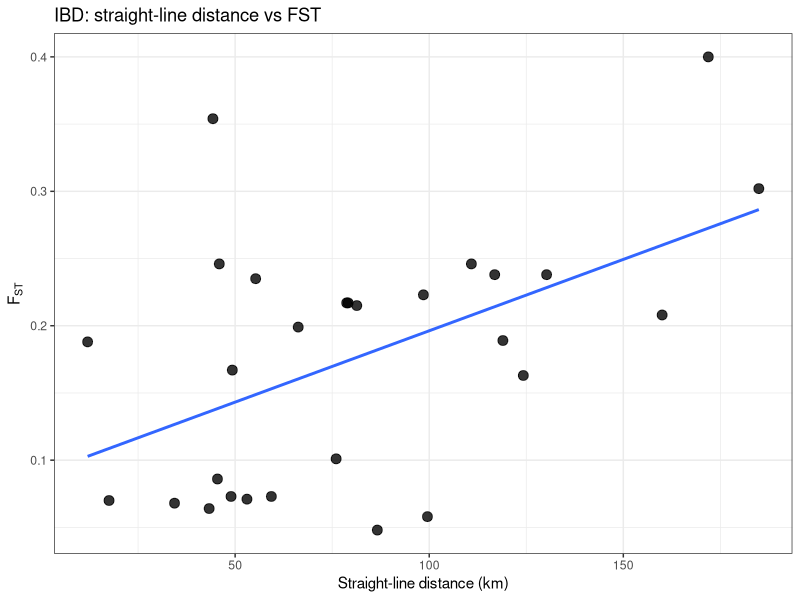

The R source for this figure: (Note: this script raises an error after producing the figure.)
# -----------------------------
# GIOR-1 Arroyo chub
# site coordinates + FST matrix
# -----------------------------

library(dplyr)
library(geosphere)
library(ggplot2)

# directory where everything is
save_dir <- "/Users/johnmccall/Library/CloudStorage/OneDrive-TheOhioStateUniversity/Spring_2026/Landgen_DGS/DGS-Patterns-of-Fish-Diversity/DGS-Patterns-of-Fish-Diversity/Objective 2/Data/GIOR-1/"

# -----------------------------
# 0) site-level coordinates
# -----------------------------
sites <- data.frame(
  watershed = c(
    rep("MC", 4),
    rep("LA", 3),
    rep("SG", 2),
    "SA",
    rep("SJ", 2),
    "SM"
  ),
  site = c(
    "Las Virgenes Creek",
    "Above Serra Road Bridge",
    "Above Rindge Dam",
    "Near Cross Creek Road Bridge",
    "Pacoima Canyon",
    "Big Tujunga Creek",
    "unnamed LA site",
    "West Fork",
    "Walnut Creek",
    "Santa Ana River",
    "Bell Canyon–Starr Ranch",
    "Hot Springs Creek",
    "Temecula Creek"
  ),
  pop = c(
    rep("MC", 4),
    "LA/PC",
    "LA/BTC",
    NA,
    "SG/WF",
    "SG/WC",
    "SA",
    "SJ",
    "SJ",
    "SM"
  ),
  lat = c(
    34.09680, 34.04722, 34.07640, 34.04539,
    34.34541, 34.29451, 34.30181,
    34.24319, 34.08722,
    34.03594,
    33.63169, 33.60814,
    33.43408
  ),
  lon = c(
    -118.72845, -118.68972, -118.70230, -118.68703,
    -118.35827, -118.24322, -118.25575,
    -117.87497, -117.84511,
    -117.35670,
    -117.55531, -117.51082,
    -116.85529
  )
)

# -----------------------------
# 1) population coordinates
# only keep populations used in Table 2
# -----------------------------
GIOR_1_coords <- sites %>%
  filter(!is.na(pop)) %>%
  group_by(pop) %>%
  summarise(
    lat = mean(lat),
    lon = mean(lon),
    n_sites = n(),
    .groups = "drop"
  ) %>%
  rename(site = pop)

fst_order <- c("MC", "LA/PC", "LA/BTC", "SG/WF", "SG/WC", "SA", "SJ", "SM")

GIOR_1_coords <- GIOR_1_coords[match(fst_order, GIOR_1_coords$site), ]

# -----------------------------
# 2) helper: fill symmetric matrix
# from row-wise lower triangle
# -----------------------------
fill_sym_from_lower <- function(pops, vals, diag_val = 0) {
  n <- length(pops)
  stopifnot(length(vals) == n * (n - 1) / 2)
  
  mat <- matrix(0, nrow = n, ncol = n, dimnames = list(pops, pops))
  
  k <- 1
  for (i in 2:n) {
    for (j in 1:(i - 1)) {
      mat[i, j] <- vals[k]
      mat[j, i] <- vals[k]
      k <- k + 1
    }
  }
  
  diag(mat) <- diag_val
  mat
}

# -----------------------------
# 3) pairwise FST matrix
# values entered row-wise from lower triangle
# -----------------------------
fst_vals <- c(
  0.354,
  0.167, 0.188,
  0.217, 0.246, 0.068,
  0.217, 0.235, 0.064, 0.070,
  0.163, 0.223, 0.048, 0.071, 0.086,
  0.189, 0.246, 0.058, 0.101, 0.073, 0.073,
  0.302, 0.400, 0.208, 0.238, 0.238, 0.215, 0.199
)

GIOR_1_fst <- fill_sym_from_lower(fst_order, fst_vals, diag_val = 0)

# -----------------------------
# IBD plot: straight-line distance vs FST
# -----------------------------
dist_km <- geosphere::distm(
  as.matrix(GIOR_1_coords[, c("lon", "lat")]),
  fun = geosphere::distGeo
) / 1000

ibd_df <- data.frame(
  dist = dist_km[upper.tri(dist_km)],
  fst  = GIOR_1_fst[upper.tri(GIOR_1_fst)]
)

ggplot(ibd_df, aes(x = dist, y = fst)) +
  geom_point(size = 3, alpha = 0.8) +
  geom_smooth(method = "lm", se = FALSE) +
  theme_bw() +
  labs(
    x = "Straight-line distance (km)",
    y = expression(F[ST]),
    title = "IBD: straight-line distance vs FST"
  )

# -----------------------------
# 4) quick checks
# -----------------------------
stopifnot(identical(rownames(GIOR_1_fst), GIOR_1_coords$site))
stopifnot(identical(colnames(GIOR_1_fst), GIOR_1_coords$site))
stopifnot(isTRUE(all.equal(GIOR_1_fst, t(GIOR_1_fst))))

# -----------------------------
# 5) save RData
# -----------------------------
out_dir <- file.path(save_dir, "data")

if (!dir.exists(out_dir)) {
  dir.create(out_dir, recursive = TRUE)
}

save(
  GIOR_1_fst,
  GIOR_1_coords,
  file = file.path(out_dir, "GIOR-1.RData")
)
